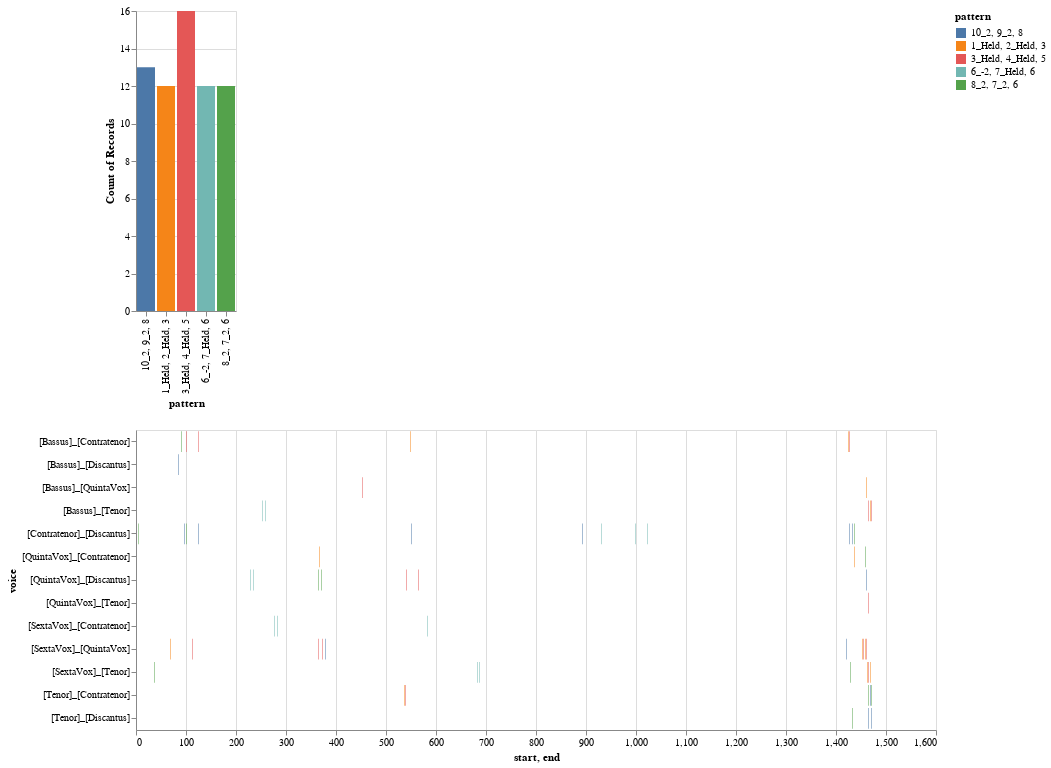

Here is the notebook cell this chart was saved with:
### Code cell
h_ng_top_patterns_df = h_ng.stack().value_counts().to_frame().head(5)
h_ng_chart, h_ng_heat_map_df = viz.plot_ngrams_heatmap(h_ng, model, selected_pattern=h_ng_top_patterns_df.index.to_list())
h_ng_chart

### Figure 1 — Vega-Lite specification as saved in the notebook (floating-point values rounded to 4 significant figures)
{"config": {"view": {"continuousWidth": 400, "continuousHeight": 300}}, "vconcat": [{"mark": "bar", "encoding": {"color": {"type": "nominal", "field": "pattern"}, "opacity": {"condition": {"value": 1, "selection": "selector025"}, "value": 0.2}, "x": {"type": "nominal", "field": "pattern"}, "y": {"type": "nominal", "aggregate": "count", "field": "pattern"}}, "selection": {"selector025": {"type": "multi", "fields": ["pattern"]}}}, {"mark": "bar", "encoding": {"color": {"type": "nominal", "field": "pattern"}, "opacity": {"condition": {"value": 1, "selection": "selector025"}, "value": 0.2}, "x": {"type": "quantitative", "field": "start"}, "x2": {"field": "end"}, "y": {"type": "nominal", "field": "voice"}}, "height": 300, "selection": {"selector025": {"type": "multi", "fields": ["pattern"]}}, "width": 800}], "data": {"name": "data-5fdb0175e531ee311f7d2612ef4d5610"}, "$schema": "https://vega.github.io/schema/vega-lite/v4.8.1.json", "datasets": {"data-5fdb0175e531ee311f7d2612ef4d5610": [{"start": 4.0, "voice": "[Contratenor]_[Discantus]", "pattern": "8_2, 7_2, 6", "end": 5.0}, {"start": 96.0, "voice": "[Contratenor]_[Discantus]", "pattern": "10_2, 9_2, 8", "end": 97.0}, {"start": 100.0, "voice": "[Contratenor]_[Discantus]", "pattern": "8_2, 7_2, 6", "end": 101.0}, {"start": 124.0, "voice": "[Contratenor]_[Discantus]", "pattern": "10_2, 9_2, 8", "end": 125.0}, {"start": 550.0, "voice": "[Contratenor]_[Discantus]", "pattern": "10_2, 9_2, 8", "end": 551.0}, {"start": 892.0, "voice": "[Contratenor]_[Discantus]", "pattern": "10_2, 9_2, 8", "end": 893.0}, {"start": 931.0, "voice": "[Contratenor]_[Discantus]", "pattern": "6_-2, 7_Held, 6", "end": 932.0}, {"start": 998.0, "voice": "[Contratenor]_[Discantus]", "pattern": "6_-2, 7_Held, 6", "end": 999.0}, {"start": 1022.0, "voice": "[Contratenor]_[Discantus]", "pattern": "6_-2, 7_Held, 6", "end": 1023.0}, {"start": 1426.0, "voice": "[Contratenor]_[Discantus]", "pattern": "10_2, 9_2, 8", "end": 1427.0}, {"start": 1432.0, "voice": "[Contratenor]_[Discantus]", "pattern": "10_2, 9_2, 8", "end": 1433.0}, {"start": 1436.0, "voice": "[Contratenor]_[Discantus]", "pattern": "8_2, 7_2, 6", "end": 1437.0}, {"start": 538.0, "voice": "[Tenor]_[Contratenor]", "pattern": "3_Held, 4_Held, 5", "end": 539.0}, {"start": 536.0, "voice": "[Tenor]_[Contratenor]", "pattern": "1_Held, 2_Held, 3", "end": 537.0}, {"start": 1464.0, "voice": "[Tenor]_[Contratenor]", "pattern": "8_2, 7_2, 6", "end": 1465.0}, {"start": 1468.0, "voice": "[Tenor]_[Contratenor]", "pattern": "10_2, 9_2, 8", "end": 1469.0}, {"start": 1470.0, "voice": "[Tenor]_[Contratenor]", "pattern": "8_2, 7_2, 6", "end": 1471.0}, {"start": 1432.0, "voice": "[Tenor]_[Discantus]", "pattern": "8_2, 7_2, 6", "end": 1433.0}, {"start": 1464.0, "voice": "[Tenor]_[Discantus]", "pattern": "10_2, 9_2, 8", "end": 1465.0}, {"start": 1470.0, "voice": "[Tenor]_[Discantus]", "pattern": "10_2, 9_2, 8", "end": 1471.0}, {"start": 1464.0, "voice": "[QuintaVox]_[Tenor]", "pattern": "3_Held, 4_Held, 5", "end": 1465.0}, {"start": 1436.0, "voice": "[QuintaVox]_[Contratenor]", "pattern": "1_Held, 2_Held, 3", "end": 1437.0}, {"start": 1458.0, "voice": "[QuintaVox]_[Contratenor]", "pattern": "8_2, 7_2, 6", "end": 1459.0}, {"start": 366.0, "voice": "[QuintaVox]_[Contratenor]", "pattern": "1_Held, 2_Held, 3", "end": 367.0}, {"start": 540.0, "voice": "[QuintaVox]_[Discantus]", "pattern": "3_Held, 4_Held, 5", "end": 541.0}, {"start": 564.0, "voice": "[QuintaVox]_[Discantus]", "pattern": "3_Held, 4_Held, 5", "end": 565.0}, {"start": 364.0, "voice": "[QuintaVox]_[Discantus]", "pattern": "8_2, 7_2, 6", "end": 365.0}, {"start": 1460.0, "voice": "[QuintaVox]_[Discantus]", "pattern": "10_2, 9_2, 8", "end": 1461.0}, {"start": 370.0, "voice": "[QuintaVox]_[Discantus]", "pattern": "8_2, 7_2, 6", "end": 371.0}, {"start": 228.0, "voice": "[QuintaVox]_[Discantus]", "pattern": "6_-2, 7_Held, 6", "end": 229.0}, {"start": 234.0, "voice": "[QuintaVox]_[Discantus]", "pattern": "6_-2, 7_Held, 6", "end": 235.0}, {"start": 1420.0, "voice": "[SextaVox]_[QuintaVox]", "pattern": "10_2, 9_2, 8", "end": 1421.0}, {"start": 68.0, "voice": "[SextaVox]_[QuintaVox]", "pattern": "1_Held, 2_Held, 3", "end": 69.0}, {"start": 112.0, "voice": "[SextaVox]_[QuintaVox]", "pattern": "3_Held, 4_Held, 5", "end": 113.0}, {"start": 364.0, "voice": "[SextaVox]_[QuintaVox]", "pattern": "3_Held, 4_Held, 5", "end": 365.0}, {"start": 372.0, "voice": "[SextaVox]_[QuintaVox]", "pattern": "3_Held, 4_Held, 5", "end": 373.0}, {"start": 1452.0, "voice": "[SextaVox]_[QuintaVox]", "pattern": "1_Held, 2_Held, 3", "end": 1453.0}, {"start": 1458.0, "voice": "[SextaVox]_[QuintaVox]", "pattern": "1_Held, 2_Held, 3", "end": 1459.0}, {"start": 1460.0, "voice": "[SextaVox]_[QuintaVox]", "pattern": "3_Held, 4_Held, 5", "end": 1461.0}, {"start": 1454.0, "voice": "[SextaVox]_[QuintaVox]", "pattern": "3_Held, 4_Held, 5", "end": 1455.0}, {"start": 378.0, "voice": "[SextaVox]_[QuintaVox]", "pattern": "10_2, 9_2, 8", "end": 379.0}, {"start": 1428.0, "voice": "[SextaVox]_[Tenor]", "pattern": "8_2, 7_2, 6", "end": 1429.0}, {"start": 686.0, "voice": "[SextaVox]_[Tenor]", "pattern": "6_-2, 7_Held, 6", "end": 687.0}, {"start": 1462.0, "voice": "[SextaVox]_[Tenor]", "pattern": "1_Held, 2_Held, 3", "end": 1463.0}, {"start": 1464.0, "voice": "[SextaVox]_[Tenor]", "pattern": "3_Held, 4_Held, 5", "end": 1465.0}, {"start": 1468.0, "voice": "[SextaVox]_[Tenor]", "pattern": "1_Held, 2_Held, 3", "end": 1469.0}, {"start": 36.0, "voice": "[SextaVox]_[Tenor]", "pattern": "8_2, 7_2, 6", "end": 37.0}, {"start": 682.0, "voice": "[SextaVox]_[Tenor]", "pattern": "6_-2, 7_Held, 6", "end": 683.0}, {"start": 276.0, "voice": "[SextaVox]_[Contratenor]", "pattern": "6_-2, 7_Held, 6", "end": 277.0}, {"start": 282.0, "voice": "[SextaVox]_[Contratenor]", "pattern": "6_-2, 7_Held, 6", "end": 283.0}, {"start": 582.0, "voice": "[SextaVox]_[Contratenor]", "pattern": "6_-2, 7_Held, 6", "end": 583.0}, {"start": 452.0, "voice": "[Bassus]_[QuintaVox]", "pattern": "3_Held, 4_Held, 5", "end": 453.0}, {"start": 1460.0, "voice": "[Bassus]_[QuintaVox]", "pattern": "1_Held, 2_Held, 3", "end": 1461.0}, {"start": 1464.0, "voice": "[Bassus]_[Tenor]", "pattern": "3_Held, 4_Held, 5", "end": 1465.0}, {"start": 1468.0, "voice": "[Bassus]_[Tenor]", "pattern": "1_Held, 2_Held, 3", "end": 1469.0}, {"start": 1470.0, "voice": "[Bassus]_[Tenor]", "pattern": "3_Held, 4_Held, 5", "end": 1471.0}, {"start": 252.0, "voice": "[Bassus]_[Tenor]", "pattern": "6_-2, 7_Held, 6", "end": 253.0}, {"start": 258.0, "voice": "[Bassus]_[Tenor]", "pattern": "6_-2, 7_Held, 6", "end": 259.0}, {"start": 100.0, "voice": "[Bassus]_[Contratenor]", "pattern": "3_Held, 4_Held, 5", "end": 101.0}, {"start": 124.0, "voice": "[Bassus]_[Contratenor]", "pattern": "3_Held, 4_Held, 5", "end": 125.0}, {"start": 548.0, "voice": "[Bassus]_[Contratenor]", "pattern": "1_Held, 2_Held, 3", "end": 549.0}, {"start": 1424.0, "voice": "[Bassus]_[Contratenor]", "pattern": "1_Held, 2_Held, 3", "end": 1425.0}, {"start": 1426.0, "voice": "[Bassus]_[Contratenor]", "pattern": "3_Held, 4_Held, 5", "end": 1427.0}, {"start": 90.0, "voice": "[Bassus]_[Contratenor]", "pattern": "8_2, 7_2, 6", "end": 91.0}, {"start": 84.0, "voice": "[Bassus]_[Discantus]", "pattern": "10_2, 9_2, 8", "end": 85.0}]}}
